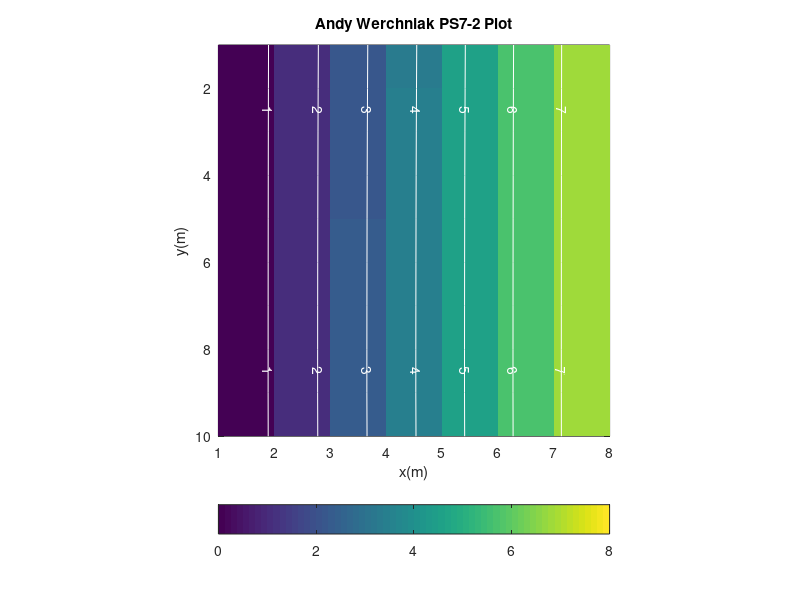

Source code (MATLAB):
clear;
N = 8;
M = 10;
k = 20;     %W/mdegC
H = 0.3;    %m
A = 1*H;    %m^2

y = 1:M;
x = 1:N;
ncont = length(x)-1;

%2a
%Initialize T matrix
T = ones(M,N);

%Type I BC's
T(:,1) = zeros(M,1);
T(:,N) = 8*ones(M,1);

l = 1;
while(l<50) %after 50 iterations, less than 1% change (found empirically)

    %Insulated boundaries mean delT=0
    T(1,:) = T(2,:);
    T(M,:) = T(M-1,:);
    for i=2:M-1
        for j=2:N-1
            T(i,j) = 0.25*(T(i+1,j)+T(i-1,j)+T(i,j+1)+T(i,j-1));
        end
    end
    l = l+1;
end

%2b
pcolor(x,y,T); shading flat; axis square;
colorbar SouthOutside;
hold on;
C = contour(x,y,T,ncont,'w');
clabel(C,'Color','w');
xlabel('x(m)');
ylabel('y(m)');
title('Andy Werchniak PS7-2 Plot');
set(gca, 'YDir', 'reverse');

%2c: noninsulated w/ lowest temperature at x=0 (T(:,1))
%Q = -kAdelT
delT = sum(T(:,1)-T(:,2));
Q = -k*A*delT;
fprintf('Q=%fW\n', Q);
% %output:
% Q=67.27155W
